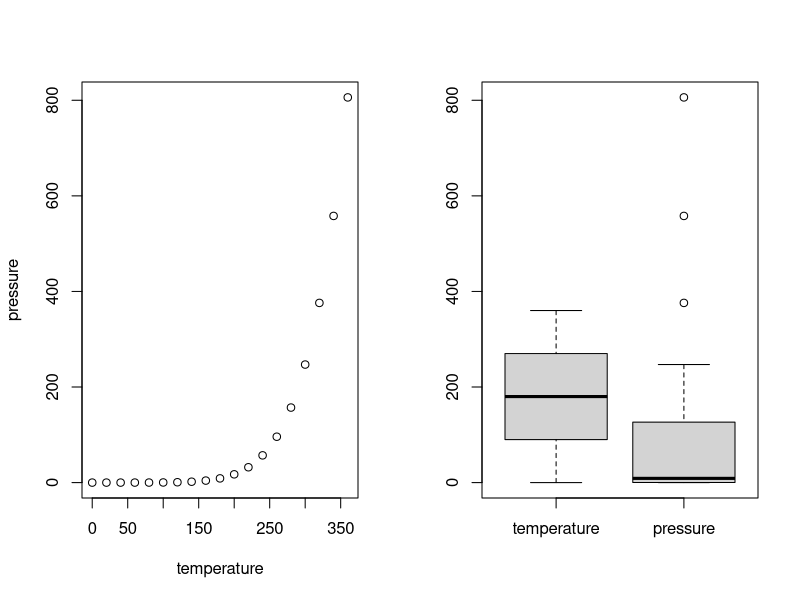

Reproduce this figure in R.
## ---- chunk 1
knitr::opts_chunk$set(echo = TRUE)
## ---- chunk 2
summary(cars)
## ---- chunk 3
par(mfrow=c(1,2))
plot(pressure)
boxplot(pressure)
